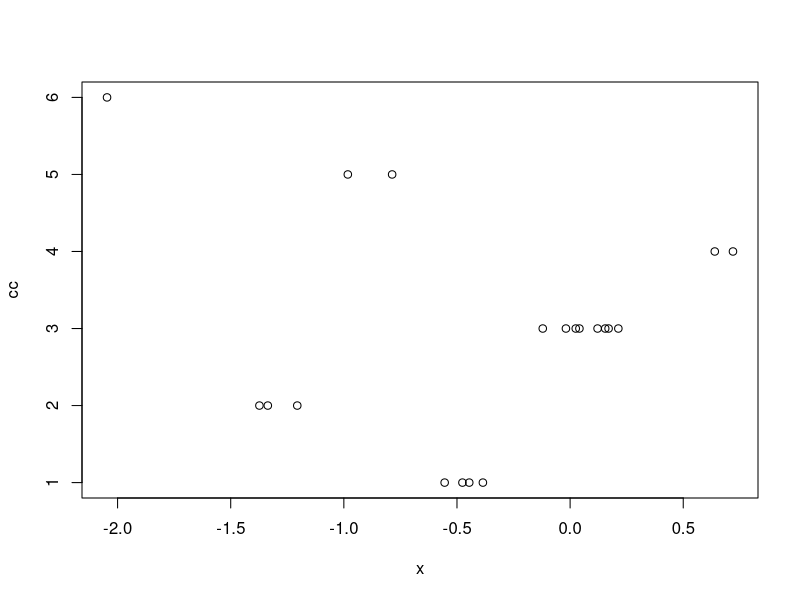

Write the R code that produced this figure.
library(fpc)


### Name: con.comp
### Title: Connectivity components of an undirected graph
### Aliases: con.comp
### Keywords: array cluster

### ** Examples

  set.seed(1000)
  x <- rnorm(20)
  m <- matrix(0,nrow=20,ncol=20)
  for(i in 1:20)
    for(j in 1:20)
      m[i,j] <- abs(x[i]-x[j])
  d <- m<0.2
  cc <- con.comp(d)
  max(cc) # number of connectivity components
  plot(x,cc)
  # The same should be produced by
  # cutree(hclust(as.dist(m),method="single"),h=0.2).
